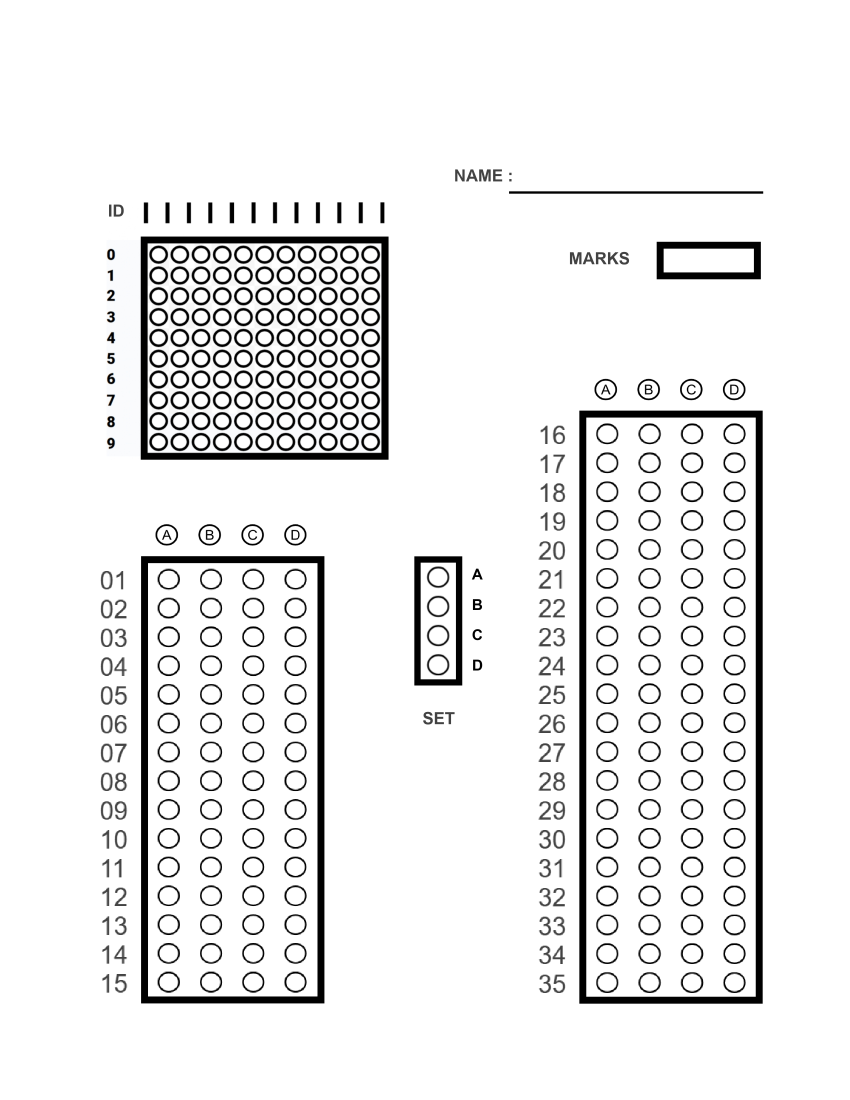
#> input picture NodeCV/test.jpg, 2550 x 3300 px, found by its file name (shown at 1/3 size)
$ python boxDetection.py
#> lines starting #> are read from the running program, lines starting #| are printed output that depends on the picture; after the words box and inside, x2 and y2 are one past the last pixel; in counts of white or black regions, pixels touching at a corner belong together
import cv2


def findSquares(contours):
    squares = []
    for cnt in contours:
        epsilon = 0.1 * cv2.arcLength(cnt, True)
        approx = cv2.approxPolyDP(cnt, epsilon, True)

        if len(approx) == 4:
            area = cv2.contourArea(approx)
            if area > 1000:
                print(area)
                squares.append(approx)
    return squares


def cropIfNeeded(image):
    gray = cv2.cvtColor(image, cv2.COLOR_BGR2GRAY)
    # gray = cv2.adaptiveThreshold(
    #     gray, 255, cv2.ADAPTIVE_THRESH_GAUSSIAN_C, cv2.THRESH_BINARY, 11, 2
    # )
    _, gray = cv2.threshold(gray, 125, 255, cv2.THRESH_BINARY)
    gray = cv2.GaussianBlur(gray, (5, 5), 0)

    edged = cv2.Canny(gray, 50, 150)

    contours, _ = cv2.findContours(
        edged.copy(), cv2.RETR_EXTERNAL, cv2.CHAIN_APPROX_SIMPLE
    )

    if contours:
        largest_contour = max(contours, key=cv2.contourArea)
        x, y, w, h = cv2.boundingRect(largest_contour)

        image_area = image.shape[0] * image.shape[1]
        contour_area = w * h
        coverage_ratio = contour_area / image_area

        if coverage_ratio > 0.3:
            cropped_image = image[y + 5 : y + h - 5, x + 5 : x + w - 5]
            return cropped_image

    return image


def showImage(image):
    cv2.namedWindow("Test", cv2.WINDOW_NORMAL)
    cv2.imshow("Test", image)
    cv2.waitKey(0)
    cv2.destroyAllWindows()


def imagePreprocess(path):
    image = cv2.imread(path)

    image = cv2.resize(image, (960, 1280))
    showImage(image)
    # cv2.imwrite("C:\\Users\\Asus\\Pictures\\Screenshots\\output.jpg", image)

    image = cropIfNeeded(image)
    gray = cv2.cvtColor(image, cv2.COLOR_BGR2GRAY)
    # _, blackNwhite = cv2.threshold(gray, 125, 255, cv2.THRESH_BINARY)
    # blur = cv2.GaussianBlur(blackNwhite, (5, 5), 0)
    blur = cv2.GaussianBlur(gray, (5, 5), 0)
    edged = cv2.Canny(blur, 50, 150)
    contours, _ = cv2.findContours(
        edged.copy(), cv2.RETR_EXTERNAL, cv2.CHAIN_APPROX_SIMPLE
    )

    return image, blur, contours


def detectSquares(image_path):
    image, blur, contours = imagePreprocess(image_path)
#> in imagePreprocess, image is the input picture: shape (3300, 2550, 3); mean B, G, R 236.7, 236.7, 236.7
#> in imagePreprocess, `image = cv2.resize(image, (960, 1280))`:
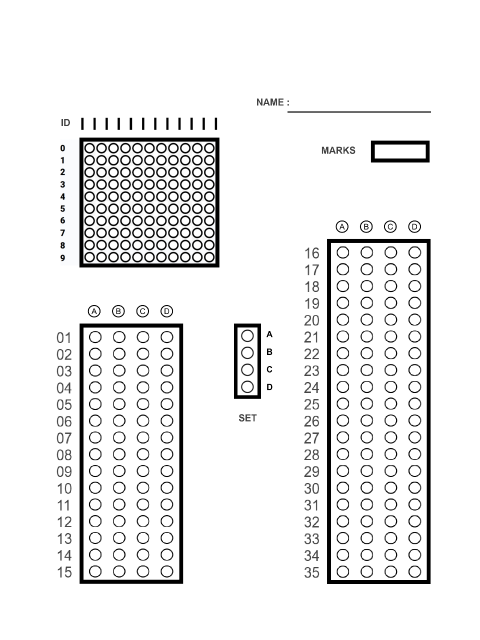
#> image: shape (1280, 960, 3) (shown at 1/2 size); mean B, G, R 236.8, 236.8, 236.8
#> in cropIfNeeded, `_, gray = cv2.threshold(gray, 125, 255, cv2.THRESH_BINARY)`: gray: shape (1280, 960); 92.9% white; 388 black regions (2 under 20 px), largest, box (x1, y1, x2, y2) and area: (654, 478, 861, 1168) 13422, (159, 647, 366, 1168) 10889, (159, 275, 439, 535) 8384
#> in cropIfNeeded, `edged = cv2.Canny(gray, 50, 150)`:
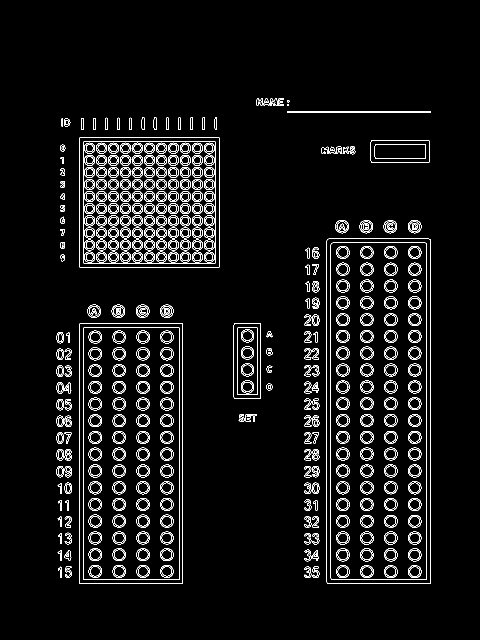
#> edged: shape (1280, 960) (shown at 1/2 size); 4.9% white in thin lines or dots, all inside (x1, y1, x2, y2) = (113, 196, 862, 1168)
#> in cropIfNeeded, `contours, _ = cv2.findContours( edged.copy(), cv2.RETR_EXTERNAL, cv2.C..`: contours = 132 contours, 17 with area under 20; largest, box (x1, y1, x2, y2) and area: (653, 477, 861, 1168) 142819, (158, 646, 366, 1168) 107836, (158, 274, 439, 535) 72789, (467, 646, 522, 798) 8143, (741, 280, 859, 325) 5137
#> in cropIfNeeded, `largest_contour = max(contours, key=cv2.contourArea)`: largest_contour = contour of 12 points, box (x1, y1, x2, y2) (653, 477, 861, 1168), area 142819
#> in cropIfNeeded, `x, y, w, h = cv2.boundingRect(largest_contour)`: x = 653; y = 477; w = 208; h = 691
#> in cropIfNeeded, `contour_area = w * h`: contour_area = 143728
#> in cropIfNeeded, `coverage_ratio = contour_area / image_area`: coverage_ratio = 0.117
#> in imagePreprocess, `edged = cv2.Canny(blur, 50, 150)`:
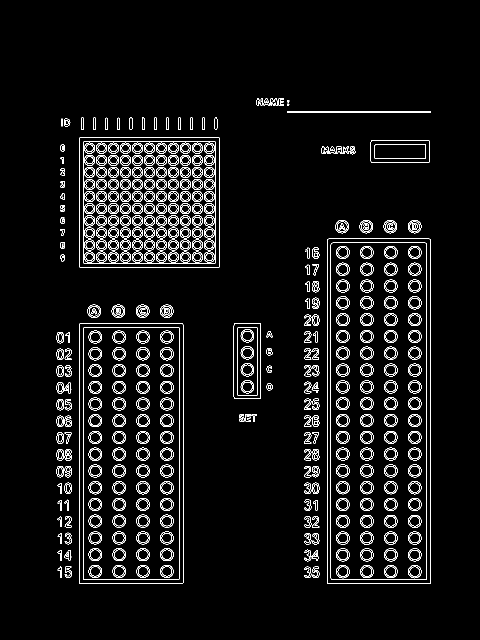
#> edged: shape (1280, 960) (shown at 1/2 size); 4.9% white in thin lines or dots, all inside (x1, y1, x2, y2) = (113, 196, 862, 1168)
#> in imagePreprocess, `contours, _ = cv2.findContours( edged.copy(), cv2.RETR_EXTERNAL, cv2.C..`: contours = 133 contours, 24 with area under 20; largest, box (x1, y1, x2, y2) and area: (654, 477, 862, 1168) 142822, (159, 647, 367, 1168) 107637, (158, 275, 439, 535) 72516, (467, 647, 522, 798) 8093, (741, 281, 860, 325) 5067

    squares = findSquares(contours)
#> the loop in findSquares, `for cnt in contours:` made 133 passes
#> (epsilon, approx, area) on passes 23, 25, 26, 31, 33, 34, 35, 38, 42, 46, 50: (6.32, [[630, 965], [624, 979], [634, 987], [638, 973]], 166), (6.26, [[135, 965], [129, 981], [139, 987], [143, 973]], 170), (2.73, [[629, 935], [628, 942], [634, 942], [634, 936]], 36), (6.66, [[629, 898], [624, 915], [633, 920], [637, 902]], 169), (6.55, [[134, 898], [129, 915], [140, 920], [142, 901]], 185), (6.38, [[119, 898], [113, 913], [123, 920], [127, 905]], 170), (7.15, [[634, 864], [624, 865], [632, 869], [627, 886]], 28.5), (6.46, [[119, 864], [113, 880], [121, 887], [127, 872]], 169), (6.26, [[119, 831], [113, 846], [122, 853], [127, 839]], 164.5), (6.32, [[118, 798], [113, 813], [121, 820], [127, 805]], 166), (4.33, [[535, 767], [534, 779], [543, 779], [543, 768]], 98)
#> (epsilon, area) on passes 61, 64, 70, 71, 72, 74: (6.32, 170), (4.47, 103.5), (40.68, 7950), (145.3, 107174), (6.26, 173), (8.7, 348)
#| 7950.0
#| 107174.0
#| 141145.5
#| 4893.5
#| 72261.0
#> after the loop in findSquares, `for cnt in contours:`: squares = 5 contours; box (x1, y1, x2, y2) and area: (654, 477, 862, 1168) 141146, (159, 647, 367, 1168) 107174, (159, 275, 439, 535) 72261, (468, 647, 522, 798) 7950, (742, 281, 860, 325) 4894

    print(f"Number of squares detected: {len(squares)}")
#| Number of squares detected: 5

    for i, square in enumerate(squares):
        print(f"Square {i+1} coordinates:")
        for point in square:
            print(f"x: {point[0][0]}, y: {point[0][1]}")
#> this loop made 5 passes
#> square on passes 1 to 5: [[468, 647], [468, 797], [521, 797], [521, 647]], [[159, 647], [159, 1167], [365, 1167], [366, 649]], [[657, 477], [654, 1167], [860, 1167], [861, 480]], [[742, 281], [742, 324], [859, 322], [858, 281]], [[159, 275], [159, 534], [438, 534], [438, 275]]
#> (printed output is left out)

    for square in squares:
        for point in square:
            cv2.circle(image, tuple(point[0]), 12, (0, 0, 255), -1)
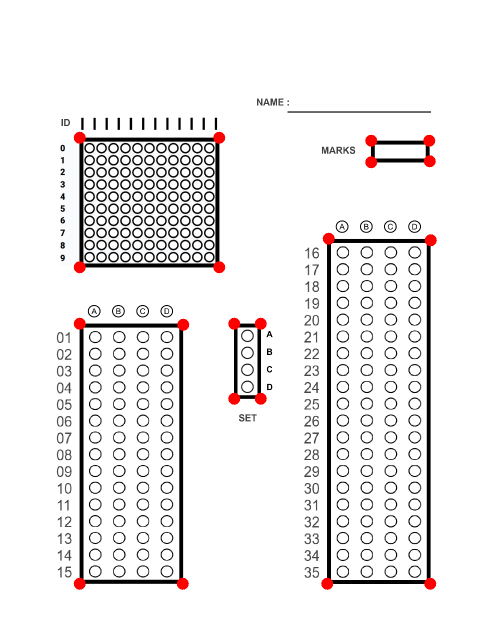
#> image: shape (1280, 960, 3) (shown at 1/2 size); 0.72% of pixels changed, all inside (x1, y1, x2, y2) = (147, 263, 874, 1180)

    showImage(blur)
    showImage(image)


detectSquares("C:\\Users\\Asus\\Downloads\\test.jpg")
